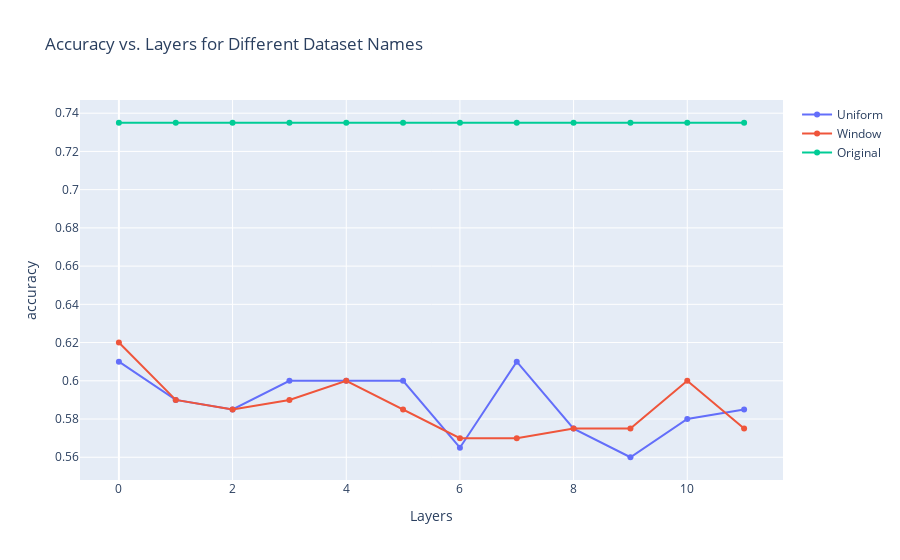

Notebook code cell kept with this figure:
### Code cell
EDA(superglue_datasets['wic'])
data = []
for name, group_data in baseline[(baseline['dataset_name']=='wic')&(baseline['model_name']!='Original')].sort_values(by='layers').groupby('model_name'):
        layers = group_data['layers']
        accuracy = group_data[results_metric]
        data.append(go.Scatter(x=layers, y=accuracy, name=name))
layers = list(range(0,12))
accuracy = baseline[baseline['model_name']=='Original'][results_metric][0]
data.append(go.Scatter(x=layers, y=[accuracy for i in layers], name='Original'))
fig = go.Figure(data=data)
fig.update_layout(xaxis_title='Layers', yaxis_title=results_metric)
fig.update_layout(title='Accuracy vs. Layers for Different Dataset Names')

### Figure 1 — Plotly figure (JSON) as saved in the notebook; plotly's stock layout.template omitted (floating-point values rounded to 4 significant figures)
{"data": [{"name": "Uniform", "type": "scatter", "x": [0, 1, 2, 3, 4, 5, 6, 7, 8, 9, 10, 11], "y": [0.61, 0.59, 0.585, 0.6, 0.6, 0.6, 0.565, 0.61, 0.575, 0.56, 0.58, 0.585]}, {"name": "Window", "type": "scatter", "x": [0, 1, 2, 3, 4, 5, 6, 7, 8, 9, 10, 11], "y": [0.62, 0.59, 0.585, 0.59, 0.6, 0.585, 0.57, 0.57, 0.575, 0.575, 0.6, 0.575]}, {"name": "Original", "type": "scatter", "x": [0, 1, 2, 3, 4, 5, 6, 7, 8, 9, 10, 11], "y": [0.735, 0.735, 0.735, 0.735, 0.735, 0.735, 0.735, 0.735, 0.735, 0.735, 0.735, 0.735]}], "layout": {"autosize": true, "title": {"text": "Accuracy vs. Layers for Different Dataset Names"}, "xaxis": {"autorange": true, "range": [-0.6682, 11.67], "title": {"text": "Layers"}, "type": "linear"}, "yaxis": {"autorange": true, "range": [0.5456, 0.7494], "title": {"text": "accuracy"}, "type": "linear"}}}
